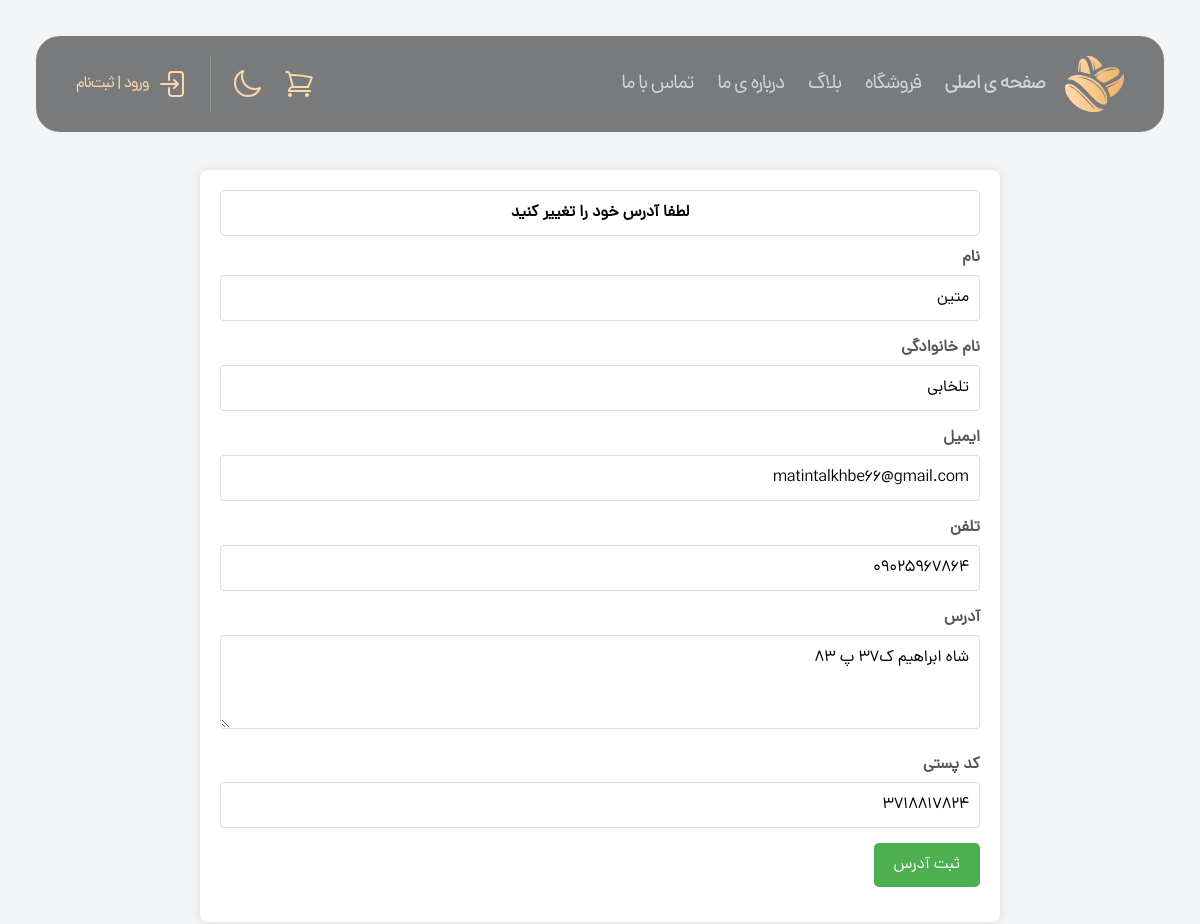
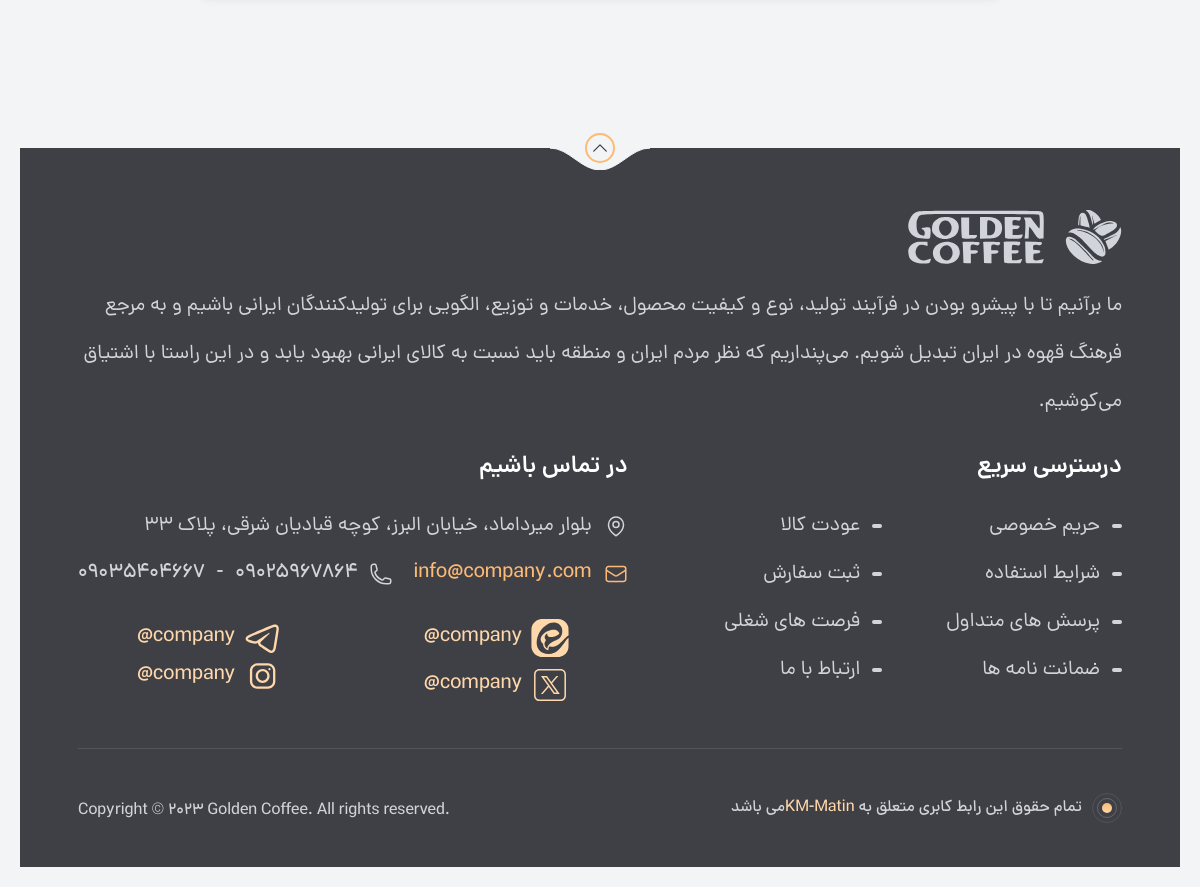
/account/editaddress/1/?next=/account/profile/, run on the app's committed database (2 pictures, top to bottom).
### account_app/models.py (models this page shows, shortened)
class Address(models.Model):
    user = models.ForeignKey(User, on_delete=models.CASCADE, related_name='addresses')
    first_name = models.CharField(max_length=50)
    last_name = models.CharField(max_length=50)
    email = models.EmailField(blank=True, null=True)
    phone = models.CharField(max_length=12, validators=[RegexValidator(regex=r'^\+?1?\d{9,15}$', message="شماره تلفن معتبر نیست")])
    address = models.CharField(max_length=300)
    postal_code = models.CharField(max_length=50)

### home_app/models.py (models this page shows, shortened)
class Footer(models.Model):
    name = models.CharField(verbose_name='اسم شرکت',null=True , blank=True , max_length=100)
    description = models.TextField(verbose_name='توضیحات فوتر')
    address = models.TextField(verbose_name='آدرس شرکت')
    email = models.EmailField(verbose_name='ایمیل شرکت')
    phone = models.ManyToManyField(PhoneCompany, verbose_name='شماره‌های تلفن شرکت')
    instagram = models.URLField(verbose_name='آدرس اینستاگرام شرکت', null=True, blank=True)
    id_instagram = models.CharField(max_length=50, verbose_name='آیدی اینستاگرام شرکت', null=True, blank=True)
    telegram = models.URLField(verbose_name='آدرس تلگرام شرکت', null=True, blank=True)
    id_telegram = models.CharField(max_length=50, verbose_name='آیدی تلگرام شرکت', null=True, blank=True)
    eitaa = models.URLField(verbose_name='آدرس ایتا شرکت', null=True, blank=True)
    id_eitaa = models.CharField(max_length=50, verbose_name='آیدی ایتا شرکت', null=True, blank=True)
    twitter = models.URLField(verbose_name='آدرس توییتر شرکت', null=True, blank=True)
    id_twitter = models.CharField(max_length=50, verbose_name='آیدی توییتر شرکت', null=True, blank=True)

class PhoneCompany(models.Model):
    phone = models.CharField(max_length=15, verbose_name='شماره تلفن')
    def __str__(self):
        return self.phone

### account_app/views.py (the view, shortened to what this page needs)
# urls.py: path('editaddress/<int:pk>/', views.EditAddressView.as_view(), name='editAddress'),
class EditAddressView(UpdateView):
    model = Address
    form_class = AddressForm
    template_name = 'account_app/edit_address.html'

### product_app/forms.py
class AddressForm(forms.ModelForm):
    class Meta:
        model = Address
        fields = ['first_name', 'last_name', 'email', 'phone', 'address', 'postal_code']
        widgets = {
            'address': forms.Textarea(attrs={'rows': 3}),
        }

### home_app/context_processors.py (called while the page is built, shortened)
def user_cart_context(request):
    footer_info = Footer.objects.all().first()
    phone_company = PhoneCompany.objects.all()
    return {'footer_info': footer_info,
            'phone_company': phone_company}

### account_app/templates/account_app/edit_address.html (shortened to what this page needs)
{% extends 'base.html' %}
{% block main %}
	<body>
    <main class="py-[150px]">
        <div class="container">
        <div class="hint-address">
            <p><strong>لطفا آدرس خود را تغییر کنید</strong></p>
        </div>
        <form method="post" >
            <div class="form-group">
                <label for="first_name">نام</label>
                {{ form.first_name }}
            </div>
            <div class="form-group">
                <label for="last_name">نام خانوادگی</label>
                {{ form.last_name }}
            </div>
            <div class="form-group">
                <label for="email">ایمیل</label>
                {{ form.email }}
            </div>
            <div class="form-group">
                <label for="phone">تلفن</label>
                {{ form.phone }}
            </div>
            <div class="form-group">
                <label for="address">آدرس</label>
                {{ form.address }}
            </div>
            <div class="form-group">
                <label for="postal_code">کد پستی</label>
                {{ form.postal_code }}
            </div>
            <div class="form-group">
                <button type="submit">ثبت آدرس</button>
            </div>
        </form>
    </div>
    </main>
</body>
{% endblock %}

### templates/includes/home_page/footer.html
{% load static %}
<footer class="relative bg-zinc-700 py-8 md:pb-11 pt-[62px]">
    <svg
            class="rotate-180 absolute top-0 right-0 left-0 mx-auto hidden md:inline-block text-gray-100 dark:text-zinc-800 w-[100px] h-[22px]">
        <use href="#curve"></use>
    </svg>
    <div
            class="absolute top-0 right-0 left-0 mx-auto -translate-y-2/4 hidden md:flex items-center justify-center w-[30px] h-[30px] border-2 border-orange-300 rounded-full">
        <svg class="w-5 h-5 text-zinc-700 dark:text-white rotate-180">
            <use href="#chevron-down"></use>
        </svg>
    </div>
    <div class="sm:w-[94%] lg:w-[90%] px-4 md:px-0 mx-auto text-gray-300">
        <div class="flex flex-wrap justify-between">
            <div>
                <div class="flex gap-x-5 mb-6 md:mb-4.5 text-gray-300">
                    <svg class="w-[57px] h-[54px]">
                        <use href="#logo"></use>
                    </svg>
                    <svg class="w-[138px] h-[54px]">
                        <use href="#logo-type"></use>
                    </svg>
                </div>
                <p class="max-w-[606px] lg:max-w-full xl:max-w-[606px] text-lg md:text-xl/[48px]">
                    {{ footer_info.description }}
                </p>
            </div>
            <div class="mt-10 md:mt-[26px]">
                <h4 class="font-DanaDemiBold text-2xl text-white mb-6 md:mb-7">درسترسی سریع</h4>
                <div class="grid grid-cols-2 gap-y-2.5 gap-x-10 md:gap-y-5 md:gap-x-16">
                    <a href="{% url 'home_app:guarantee' %}"
                       class="flex items-center gap-x-2 md:gap-x-3 md:text-xl hover:text-orange-300 transition-all">
                            <span class="inline-block w-2 md:w-2.5 h-1 bg-current rounded-full">
                            </span>
                        حریم خصوصی
                    </a>
                    <a href="{% url 'home_app:guarantee' %}"
                       class="flex items-center gap-x-2 md:gap-x-3 md:text-xl hover:text-orange-300 transition-all">
                            <span class="inline-block w-2 md:w-2.5 h-1 bg-current rounded-full">
                            </span>
                        عودت کالا
                    </a>
                    <a href="{% url 'home_app:guarantee' %}"
                       class="flex items-center gap-x-2 md:gap-x-3 md:text-xl hover:text-orange-300 transition-all">
                            <span class="inline-block w-2 md:w-2.5 h-1 bg-current rounded-full">
                            </span>
                        شرایط استفاده
                    </a>
                    <a href="{% url 'product_app:order_detail' %}"
                       class="flex items-center gap-x-2 md:gap-x-3 md:text-xl hover:text-orange-300 transition-all">
                            <span class="inline-block w-2 md:w-2.5 h-1 bg-current rounded-full">
                            </span>
                        ثبت سفارش
                    </a>
                    <a href="{% url 'home_app:FAQ' %}"
                       class="flex items-center gap-x-2 md:gap-x-3 md:text-xl hover:text-orange-300 transition-all">
                            <span class="inline-block w-2 md:w-2.5 h-1 bg-current rounded-full">
                            </span>
                        پرسش های متداول
                    </a>
                    <a href="#"
                       class="flex items-center gap-x-2 md:gap-x-3 md:text-xl hover:text-orange-300 transition-all">
                            <span class="inline-block w-2 md:w-2.5 h-1 bg-current rounded-full">
                            </span>
                        فرصت های شغلی
                    </a>
                    <a href="{% url 'home_app:guarantee' %}"
                       class="flex items-center gap-x-2 md:gap-x-3 md:text-xl hover:text-orange-300 transition-all">
                            <span class="inline-block w-2 md:w-2.5 h-1 bg-current rounded-full">
                            </span>
                        ضمانت نامه ها
                    </a>
                    <a href="{% url 'account_app:contact_form_submit' %}"
                       class="flex items-center gap-x-2 md:gap-x-3 md:text-xl hover:text-orange-300 transition-all">
                            <span class="inline-block w-2 md:w-2.5 h-1 bg-current rounded-full">
                            </span>
                        ارتباط با ما
                    </a>
                </div>
            </div>
            <div class="mt-10 md:mt-[26px]">
                <h4 class="font-DanaDemiBold text-2xl text-white mb-6 md:mb-7">در تماس باشیم</h4>
                <div class="md:text-xl mb-6 md:mb-10">
                        <span class="flex items-center gap-x-2 md:gap-x-3 text-xl mb-4 md:mb-5">
                            <svg class="w-5 md:w-6 h-5 md:h-6 shrink-0">
                                <use href="#map-pin"></use>
                            </svg>
{{ footer_info.address }}
                        </span>
                    <div class="flex flex-wrap gap-x-5 gap-y-4 font-DanaMedium">
                        <a href="mailto:info@Coffee.com"
                           class="flex items-center gap-x-2 md:gap-x-3 text-xl text-orange-300">
                            <svg class="w-5 md:w-6 h-5 md:h-6">
                                <use href="#envelope"></use>
                            </svg>
                            <span>{{ footer_info.email }}</span>
                        </a>
                        <div class="flex items-center gap-x-2 md:gap-x-3 text-xl">
                            <svg class="w-5 md:w-6 h-5 md:h-6">
                                <use href="#phone"></use>
                            </svg>
                            {% for phone in phone_company %}
                                <span class="ltr-text">{{ phone }}</span>
                                {% if not phone_company.last == phone %}
                                    -
                                {% endif %}
                            {% endfor %}
                        </div>
                    </div>
                </div>
                <div
                        class="flex grid grid-cols-2 gap-x-1.5 md:gap-x-6 font-DanaMedium md:text-xl child:flex child:flex-grow child:justify-center child:items-center child:gap-x-2 ltr-text">
                    {% if footer_info.telegram %}
                    	<a href="{{ footer_info.telegram }}" class="border-orange-200 text-orange-200 rounded-xl h-1/2">
                        {{ footer_info.id_telegram }}
                        <svg class="w-[26px] h-[26px] md:w-[38px] md:h-[38px]">
                            <use href="#telegram"></use>
                        </svg>
                    </a>
                    {% endif %}
                    {% if footer_info.eitaa %}
                    	<a href="{{ footer_info.eitaa }}" class="border-orange-200 text-orange-200 rounded-xl h-1/2">
                        {{ footer_info.id_eitaa }}
                        <svg class="w-[26px] h-[26px] md:w-[38px] md:h-[38px]">
                            <use href="#eitaa" style=""></use>
                        </svg>
                    </a>
                    {% endif %}
                {% if footer_info.instagram %}
                    	<a href="{{ footer_info.instagram }}" class="border-orange-200 text-orange-200 rounded-xl h-1/2">
                        {{ footer_info.id_instagram }}
                        <svg class="w-[26px] h-[26px] md:w-[38px] md:h-[38px]">
                            <use href="#instagram"></use>
                        </svg>
                    </a>
                    {% endif %}
{% if footer_info.twitter %}
                    <a href="{{ footer_info.twitter }}" class="border-orange-200 text-orange-200 rounded-xl">
                        {{ footer_info.id_twitter }}
                        <svg class="w-[26px] h-[26px] md:w-[38px] md:h-[38px]">
                            <use href="#x" style=""></use>
                        </svg>
                    </a>
{% endif %}
                </div>
            </div>
        </div>
        <div class="flex flex-wrap justify-between items-center gap-x-4 font-DanaMedium text-xs/5 md:text-base border-t border-t-white/10 pt-10 md:pt-11 mt-10 md:mt-11">
            <div class="flex items-center gap-x-2.5">
                <div class="flex-center flex-shrink-0 w-[30px] h-[30px] border border-white/10 rounded-full">
                    <div class="flex-center w-5 h-5 border border-white/20 rounded-full">
                        <div class="w-2.5 h-2.5 bg-gradient-to-t from-orange-200 to-orange-300 rounded-full"></div>
                    </div>
                </div>
                <p>تمام حقوق این رابط کابری متعلق به <span class="text-orange-200">KM-Matin</span>می باشد</p>
            </div>
            <span class="ltr-text mt-auto">Copyright © 2023 Golden Coffee. All rights reserved.</span>
        </div>
    </div>
</footer>

### account_app/templates/account_app/edit_address.html (style rules this page uses)
body { font-family: Arial, sans-serif; background-color: #f4f4f4; margin: 0; padding: 20px; }
.container { max-width: 800px; margin: 0 auto; background: #fff; padding: 20px; border-radius: 8px; box-shadow: 0 0 10px rgba(0,0,0,0.1); }
.form-group { margin-bottom: 15px; }
.form-group label { display: block; margin-bottom: 5px; font-weight: bold; color: #555; }
.form-group input, .form-group textarea { width: 100%; padding: 10px; border: 1px solid #ddd; border-radius: 4px; box-sizing: border-box; }
.form-group textarea { resize: vertical; }
.form-group button { background-color: #4CAF50; color: white; border: none; padding: 10px 20px; border-radius: 5px; cursor: pointer; }
.hint-address { text-align: center; justify-items: center; padding: 10px; border: 1px solid #ddd; margin-bottom: 10px; border-radius: 5px; display: block; text-decoration: none; color: inherit; }

### data on the page
Address: first_name "متین", last_name "تلخابی", email "matintalkhbe66@gmail.com", phone "09025967864", address "شاه ابراهیم ک37 پ 83", postal_code "3718817824"
Footer: description "ما برآنیم تا با پیشرو بودن در فرآیند تولید، نوع و کیفیت محصول، خدمات و توزیع، الگویی برای تولیدکنندگان ایرانی باشیم و به مرجع فرهنگ قهوه در ایران تبدیل شویم. می‌پنداریم که نظر مردم ایران و منطقه باید نسبت به کالای ایرانی بهبود یابد و در این راستا با اشتیاق می‌کوشیم.", address "بلوار میرداماد، خیابان البرز، کوچه قبادیان شرقی، پلاک ۳۳", email "info@company.com", id_telegram "@company", id_eitaa "@company", id_instagram "@company", id_twitter "@company"
PhoneCompany: phone "09025967864"
PhoneCompany: phone "09035404667"
